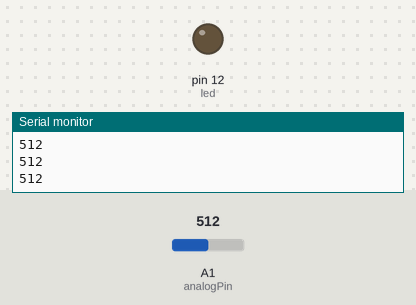
A sketch run on a simulated Arduino Uno, built with avr-gcc and run on an emulated ATmega328P. Parts: output pins drawn as LEDs (lit = HIGH), the last lines printed to the serial monitor. Inputs (shaded band) come from the test bench; at power-on: A1 (analogPin) = 512.

Above: at 1.2 s.
1.3 s: A1 (analogPin) set to 591
2.8 s: A1 (analogPin) set to 616
At 3.7 s:
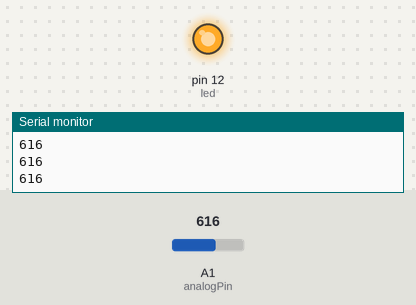
4.3 s: A1 (analogPin) set to 590
At 5.0 s:
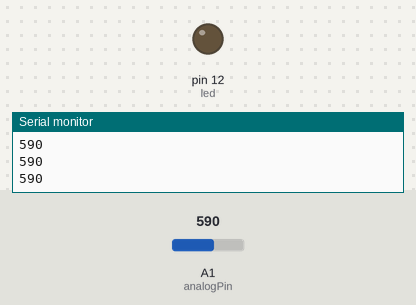
5.8 s: A1 (analogPin) set to 610
At 6.3 s:
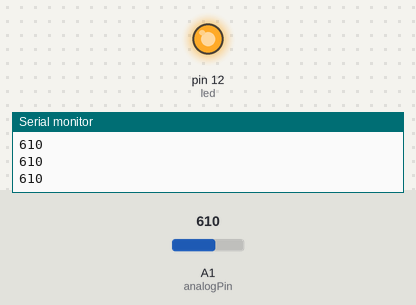
Timing chart, 0 to 8.3 s (numbered marks = the images above; inputs shaded):
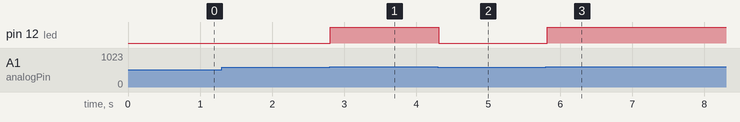

The sketch:

shuiwei2.ino
```cpp
int analogPin = A1;                           //水位传感器连接到模拟口 1
int led = 12;                                 //食 人鱼灯连接到数字口 12
int val = 0;                                  //定 义变量 val 初值为 0
int data = 0;                                 //定义变量 data 初值为 0
void setup()
{
pinMode(led, OUTPUT);                 //定义 led 为输出引脚
Serial.begin(9600);                       //设定波特率为 9600
}
void loop()
{
val = analogRead(analogPin);             //读取模拟值送给变量 val
if( val>600){                             //判断变量 val 是否大于 600
digitalWrite(led,HIGH);    //变量 val 大于 600 时，点亮食人鱼灯
}
else{
digitalWrite(led,LOW);     //变量 val 小于 600 时，熄灭食人鱼灯
}
data = val;                                 //变量 val 赋值给变 量 data
Serial.println(data);                         //串口打印变量 data
delay(100);
}
```

Measured:
- the behaviour switches between 600 and 601 on A1 (analogPin) (found by bisection; images 0 and 1)
- after the input at 2.8 s, pin 12 (led): LOW → HIGH at once
- after the input at 4.3 s, pin 12 (led): HIGH → LOW at once
- after the input at 5.8 s, pin 12 (led): LOW → HIGH at once
